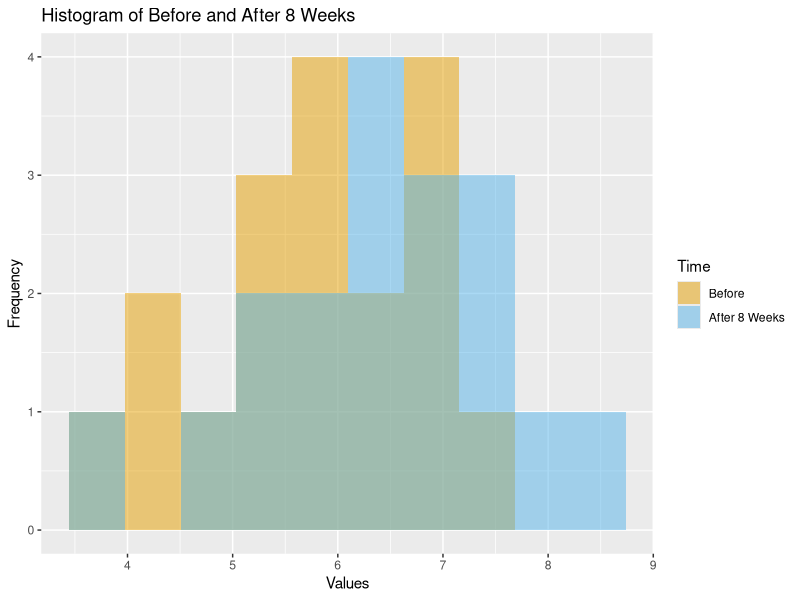
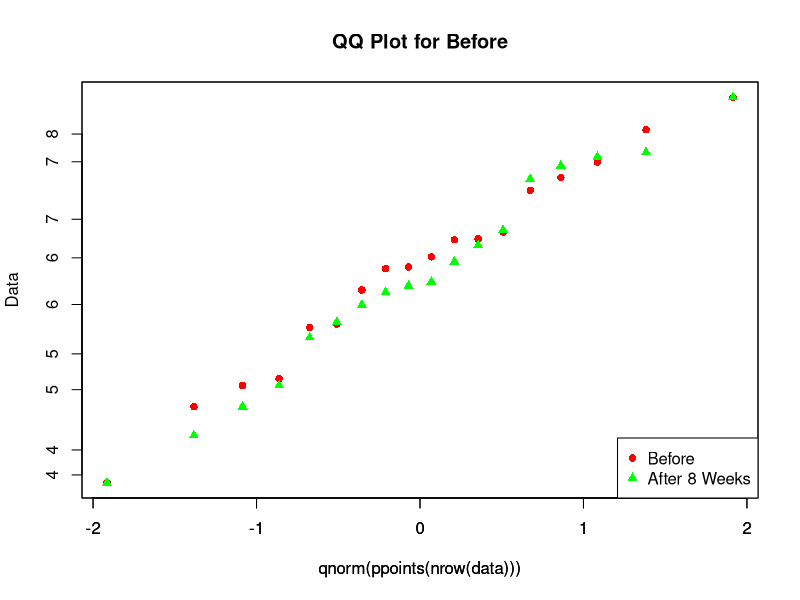
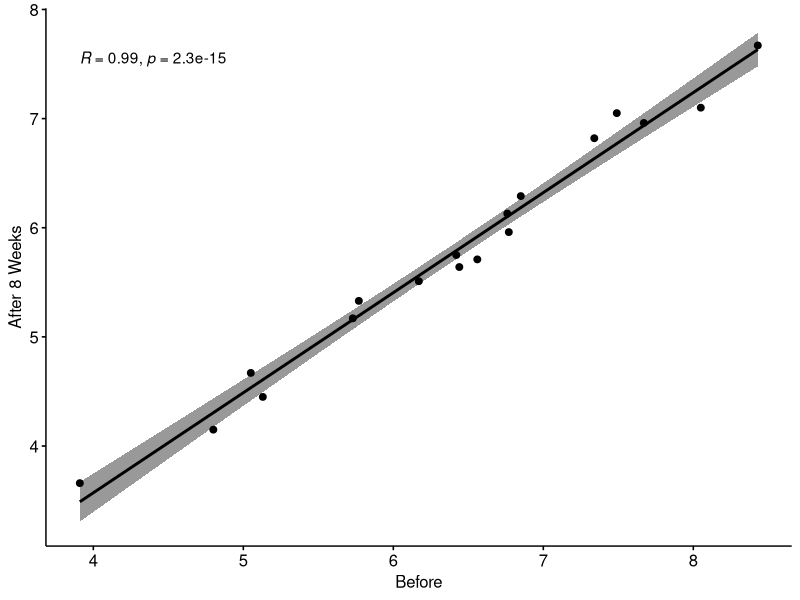
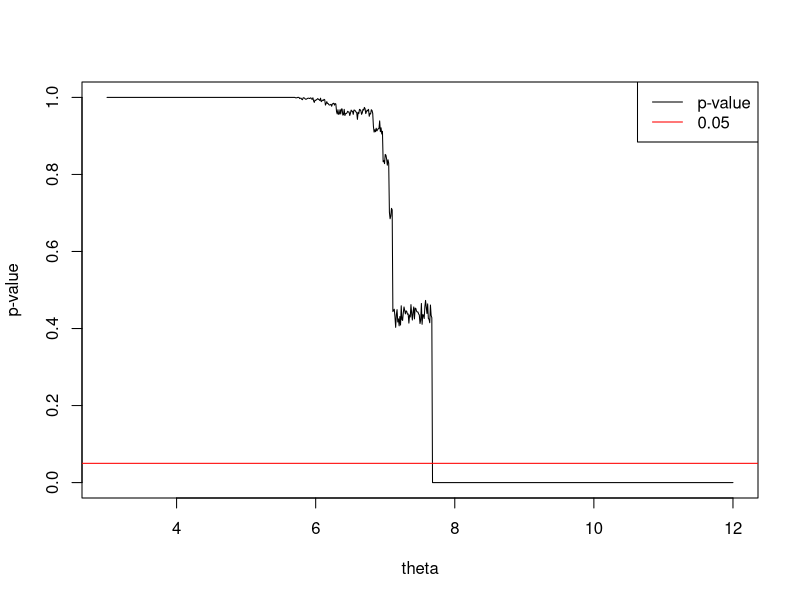
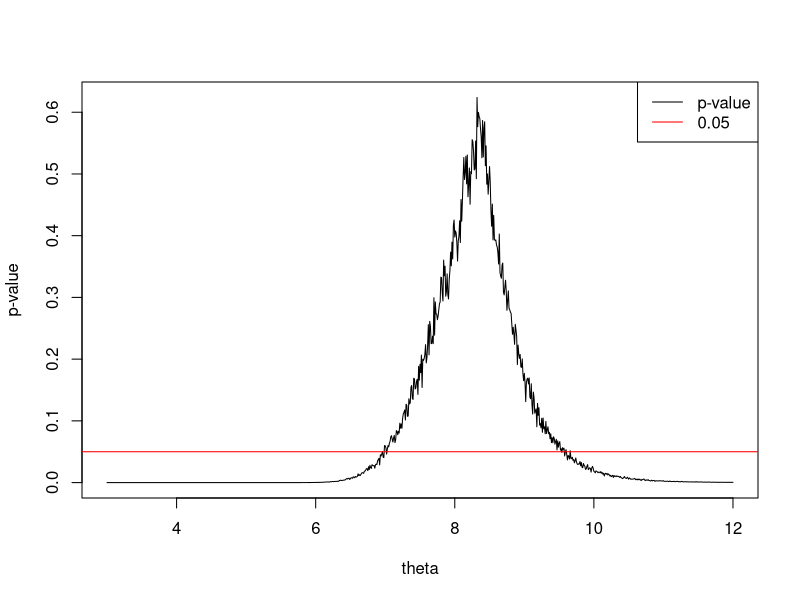

Recreate these plots in R, in order.
#a.
# plot data
library(ggplot2)
library(dplyr)
library(ggpubr)

data <- read.table("data/cholesterol.txt", header = TRUE, sep = " ");


data_long <- data.frame(
  Time = rep(c("Before", "After 8 Weeks"), each = nrow(data)),
  Value = c(data$Before, data$After8weeks)
);

jpeg(file= "plots/hist1.jpeg");
ggplot(data_long, aes(x = Value, fill = Time)) +
  geom_histogram(alpha = 0.5, position = "identity", bins = 10) +
  labs(title = "Histogram of Before and After 8 Weeks", x = "Values", y = "Frequency") +
  scale_fill_manual(values = c("#E69F00", "#56B4E9"), labels = c("Before", "After 8 Weeks"));
dev.off();


# normality
jpeg(file= "plots/qq1.jpeg");
qqplot_data_before <- qqplot(qnorm(ppoints(nrow(data))), data$Before, main = "QQ Plot for Before", pch = 16, col = "red", ylab = "");
par(new=T);
qqplot_data_after8weeks <- qqplot(qnorm(ppoints(nrow(data))), data$After8weeks, pch = 17, col = "green", ylab="Data");
legend("bottomright", legend = c("Before", "After 8 Weeks"), pch = c(16, 17), col = c("red", "green"));
dev.off();

# correlation
jpeg(file= "plots/correlation.jpeg");
ggscatter(data, x = colnames(data)[1], y = colnames(data)[2],
          add = "reg.line",cor.coef = TRUE,, conf.int = TRUE, cor.method = "pearson",
          xlab = "Before", ylab = "After 8 Weeks");
dev.off();

####################################
#b

# apply repeated measures t-test
res_rp1 <- t.test(data$Before, data$After8weeks, paired = TRUE, alternative = "two.sided");
# print(res_rp1);

# apply non-parametric repeated measure t-test
res_rp2 <- wilcox.test(data$Before, data$After8weeks, paired = TRUE, alternative = "two.sided");
# print(res_rp2);

# yes there is a statistically significant effect of the diet
# however, this must not imply that the effect has practical significance

# yes the permutation test is applicable
# can express any test statistic including repeated measures
# is non-parameteric

####################################
#c)

# random resample from this and estimate max each time
nsamples <- 1000;



theta <- replicate(nsamples, max(sample(data$After8weeks,size=18, replace = TRUE)));
# theta <- replicate(nsamples, 3+2*mean(sample(data$After8weeks,size=10, replace = TRUE)));
cat("RES",quantile(theta, c(0.025, 0.975)),"\n");


# improve
# i can improve it with more samples

####################################
#d)
# bootstrap test on max
nsamples <- 1000;
thetas <- seq(3, 12, by = .01);

# Loop over theta values and perform bootstrap test
p_vals <- numeric(length(thetas));
for (i in 1:length(thetas)) {
  res <- replicate(nsamples,max(sample(data$After8weeks,size=10, replace = TRUE)));
  # res <- replicate(nsamples,3+ 2*mean(sample(data$After8weeks,size=10, replace = TRUE)));
  p_vals[i] <- sum(res >= thetas[i]) / nsamples;
}

# Plot p-values vs theta values
jpeg(file = "plots/test.jpeg");
plot(thetas, p_vals, type = "l", xlab = "theta", ylab = "p-value");
abline(h = 0.05, col = "red");
legend("topright", legend = c("p-value", "0.05"),
       col = c("black", "red"), lty = c(1, 1));
dev.off();

# yes we can use the KS tes instead.
# KS-test

thetas <- seq(3, 12, by = .01);

# Loop over theta values and perform bootstrap test
ks_res <- numeric();
p_vals <- numeric(length(thetas));
for (i in 1:length(thetas)) {
  theta <- thetas[i];
  cur_unif <- runif(10000,3,thetas[i]);
  p_vals[i] <- ks.test(data$After8weeks, cur_unif)['p.value'];
  # res <- replicate(nsamples,3+ 2*mean(sample(data$After8weeks,size=10, replace = TRUE)));
}

# Plot p-values vs theta values
jpeg(file = "plots/ks_resd.jpeg");
plot(thetas, p_vals, type = "l", xlab = "theta", ylab = "p-value");
abline(h = 0.05, col = "red");
legend("topright", legend = c("p-value", "0.05"),
       col = c("black", "red"), lty = c(1, 1));
dev.off();

####################################
#e)


# paired samples t-test
#TODO: test assumptions
wx_e <-wilcox.test(data$Before, data$After8weeks, paired = TRUE, alternative = "less");


# second part

# Calculate the fraction of cholesterol levels less than 4.5
prop <- mean(data$After8weeks < 4.5)

# Perform the one-sided binomial test
# H0 = true porportion of cholesterol <4.5 is equal to 25%
binom_e <- binom.test(sum(data$After8weeks < 4.5), nrow(data), p = 0.25, alternative = "less")$p.value
print(binom_e)
#











